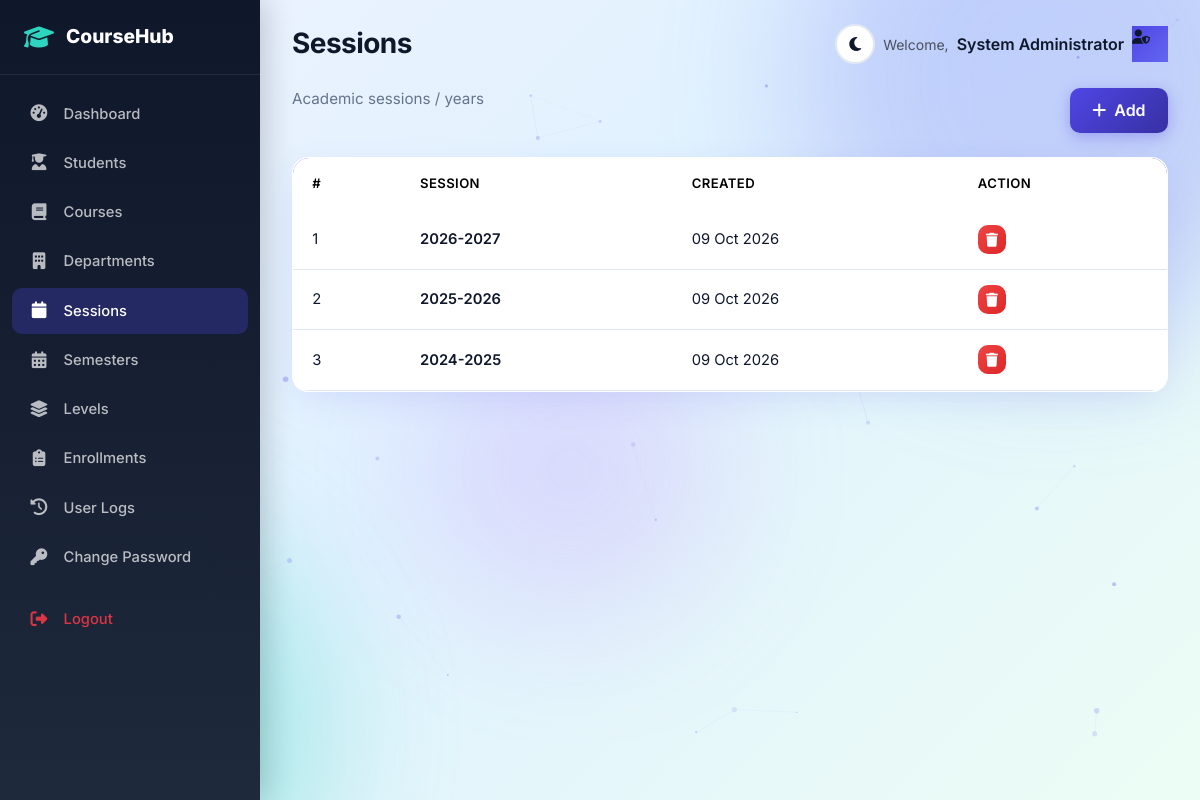
/admin/sessions.php (signed in), run on the app's committed database.
### tables this page shows
CREATE TABLE `session` (
  `id` int(11) NOT NULL AUTO_INCREMENT,
  `session` varchar(50) NOT NULL,
  `creationDate` timestamp NOT NULL DEFAULT CURRENT_TIMESTAMP,
  PRIMARY KEY (`id`)
);

### admin/sessions.php (the view, shortened to what this page needs)
<?php
include('includes/config.php');
include('includes/header.php');
$rows = mysqli_query($bd, "SELECT * FROM session ORDER BY id DESC");
?>
<div class="d-flex justify-content-between mb-4">
    <p class="page-subtitle mb-0">Academic sessions / years</p>
    <button class="btn btn-primary-modern" data-bs-toggle="modal" data-bs-target="#addModal"><i class="fas fa-plus me-1"></i> Add</button>
</div>
<div class="card-modern overflow-hidden">
    <table class="table table-modern mb-0">
        <thead><tr><th>#</th><th>Session</th><th>Created</th><th>Action</th></tr></thead>
        <tbody>
            <?php $i=1; while ($r = mysqli_fetch_assoc($rows)): ?>
            <tr>
                <td><?= $i++ ?></td>
                <td class="fw-semibold"><?= htmlspecialchars($r['session']) ?></td>
                <td><?= date('d M Y', strtotime($r['creationDate'])) ?></td>
                <td><a href="?delete=<?= $r['id'] ?>" class="btn btn-sm btn-danger-modern" data-confirm="Delete?"><i class="fas fa-trash"></i></a></td>
            </tr>
            <?php endwhile; ?>
        </tbody>
    </table>
</div>
<?php include('includes/footer.php'); ?>

### assets/css/style.css (style rules this page uses)
:root { --primary: #4f46e5; --primary-dark: #3730a3; --primary-light: #818cf8; --secondary: #0d9488; --secondary-light: #2dd4bf; --accent: #f59e0b; --danger: #ef4444; --success: #10b981; --warning: #f59e0b; --info: #3b82f6; --dark: #0f172a; --dark-2: #1e293b; --gray: #64748b; --gray-light: #f1f5f9; --white: #ffffff; --card-bg: rgba(255, 255, 255, 0.92); --card-border: rgba(255, 255, 255, 0.55); --body-bg: linear-gradient(135deg, #eef2ff 0%, #e0f2fe 45%, #ecfdf5 100%); --text: #0f172a; --text-muted: #64748b; --navbar-bg: rgba(255, 255, 255, 0.82); --input-bg: #ffffff; --input-border: #e2e8f0; --table-hover: rgba(79, 70, 229, 0.05); --shadow: 0 10px 40px -12px rgba(79, 70, 229, 0.18); --shadow-lg: 0 25px 50px -12px rgba(15, 23, 42, 0.18); --radius: 16px; --radius-sm: 10px; --transition: all 0.3s cubic-bezier(0.4, 0, 0.2, 1); --star: #f59e0b; }
* { margin: 0; padding: 0; box-sizing: border-box; }
body { font-family: 'Inter', 'Segoe UI', system-ui, -apple-system, sans-serif; background: var(--body-bg); background-attachment: fixed; color: var(--text); min-height: 100vh; overflow-x: hidden; transition: background 0.4s ease, color 0.3s ease; }
.page-subtitle { color: var(--text-muted); font-size: 0.95rem; }
.card-modern { background: var(--card-bg); border: 1px solid var(--card-border); border-radius: var(--radius); box-shadow: var(--shadow); transition: var(--transition); overflow: hidden; backdrop-filter: blur(12px); }
.btn-primary-modern { background: linear-gradient(135deg, var(--primary), var(--primary-dark)); border: none; color: white !important; font-weight: 600; padding: 0.65rem 1.4rem; border-radius: 10px; transition: var(--transition); box-shadow: 0 4px 15px rgba(79, 70, 229, 0.35); }
.btn-danger-modern { background: linear-gradient(135deg, #ef4444, #dc2626); border: none; color: white !important; font-weight: 600; border-radius: 10px; transition: var(--transition); }
.table-modern { background: var(--card-bg); border-radius: var(--radius); overflow: hidden; box-shadow: var(--shadow); }
.table-modern thead { background: linear-gradient(135deg, var(--primary), var(--primary-dark)); color: white; }
.table-modern thead th { border: none; font-weight: 600; padding: 1rem 1.2rem; font-size: 0.82rem; text-transform: uppercase; letter-spacing: 0.03em; }
.table-modern tbody td { padding: 0.95rem 1.2rem; vertical-align: middle; border-color: var(--input-border); font-size: 0.92rem; color: var(--text); }
.table-modern tbody tr { transition: var(--transition); background: transparent; }

### data on the page
session: session "2026-2027", creationDate "09 Oct 2026"
session: session "2025-2026", creationDate "09 Oct 2026"
session: session "2024-2025", creationDate "09 Oct 2026"

### other printed values
APP_NAME "CourseHub"
$pageTitle "Sessions"
$aname "System Administrator"
